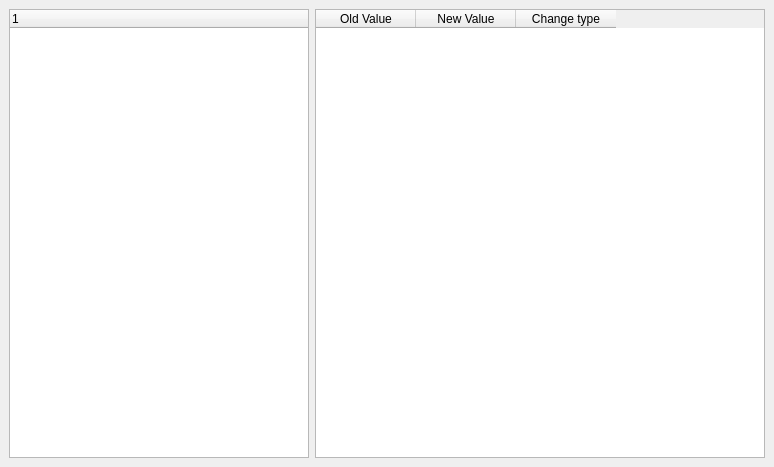
<?xml version="1.0" encoding="UTF-8"?>
<ui version="4.0">
 <class>Form</class>
 <widget class="QWidget" name="Form">
  <property name="geometry">
   <rect>
    <x>0</x>
    <y>0</y>
    <width>774</width>
    <height>467</height>
   </rect>
  </property>
  <property name="windowTitle">
   <string>Form</string>
  </property>
  <layout class="QVBoxLayout" name="verticalLayout">
   <property name="margin">
    <number>0</number>
   </property>
   <item>
    <widget class="QWidget" name="widget_2" native="true">
     <layout class="QVBoxLayout" name="verticalLayout_3">
      <item>
       <layout class="QHBoxLayout" name="horizontalLayout_3">
        <item>
         <widget class="QTreeWidget" name="featuresTree">
          <property name="minimumSize">
           <size>
            <width>0</width>
            <height>300</height>
           </size>
          </property>
          <property name="maximumSize">
           <size>
            <width>300</width>
            <height>16777215</height>
           </size>
          </property>
          <column>
           <property name="text">
            <string notr="true">1</string>
           </property>
          </column>
         </widget>
        </item>
        <item>
         <widget class="QTableWidget" name="attributesTable">
          <property name="contextMenuPolicy">
           <enum>Qt::CustomContextMenu</enum>
          </property>
          <property name="editTriggers">
           <set>QAbstractItemView::NoEditTriggers</set>
          </property>
          <column>
           <property name="text">
            <string>Old Value</string>
           </property>
          </column>
          <column>
           <property name="text">
            <string>New Value</string>
           </property>
          </column>
          <column>
           <property name="text">
            <string>Change type</string>
           </property>
          </column>
         </widget>
        </item>
       </layout>
      </item>
     </layout>
    </widget>
   </item>
  </layout>
 </widget>
 <resources/>
 <connections/>
</ui>
